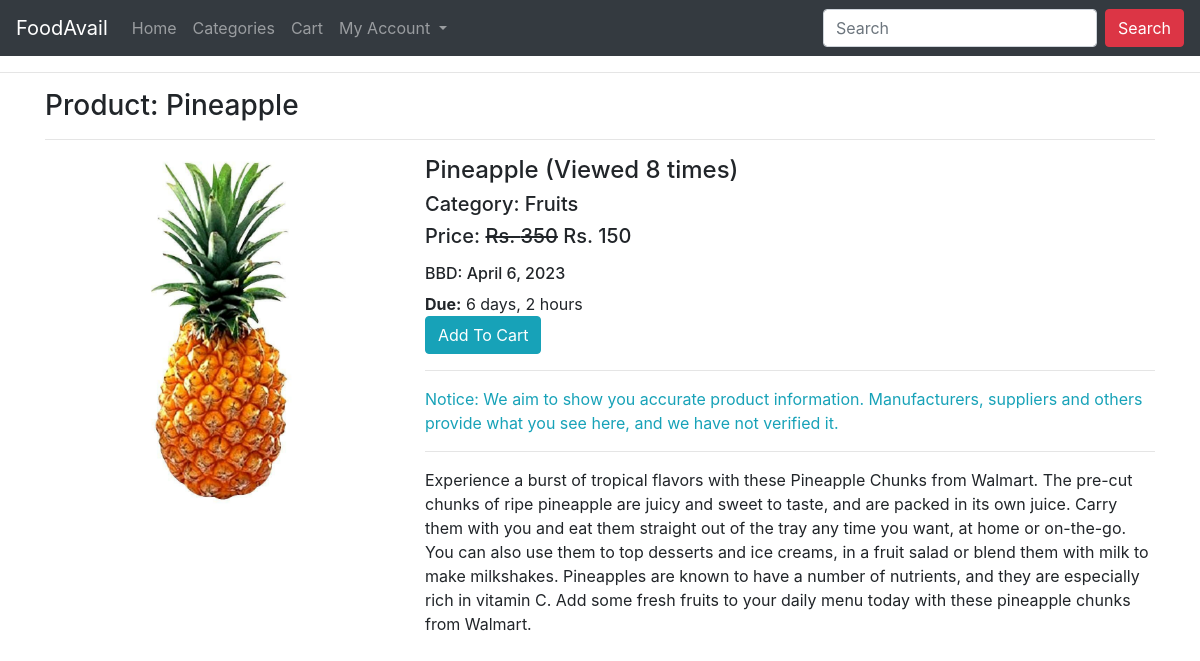
Page /product/pineapple/ on the committed database.
### ecomapp/models.py (models this page shows, shortened)
class Product(models.Model):
    title = models.CharField(max_length=200)
    slug = models.SlugField(unique=True)
    category = models.ForeignKey(Category, on_delete=models.CASCADE)
    image = models.ImageField(upload_to="products")
    exp_date = models.DateField(default=date.today)
    due = models.DateTimeField(auto_now_add=False, auto_now=False, blank=True, null=True)
    cur_date = models.DateTimeField(auto_now_add=False, auto_now=False, blank=True, null=True)
    marked_price = models.PositiveIntegerField()
    selling_price = models.PositiveIntegerField()
    description = models.TextField()
    notice = models.CharField(default="We aim to show you accurate product information. Manufacturers, suppliers and "
                                      "others provide what you see here, and we have not verified it.", max_length=300)
    view_count = models.PositiveIntegerField(default=0)

class Category(models.Model):
    title = models.CharField(max_length=200)
    slug = models.SlugField(unique=True)
    def __str__(self):
        return self.title

### ecomapp/views.py (the view)
# urls.py: path("product/<slug:slug>/", ProductDetailView.as_view(), name="productdetail"),
class ProductDetailView(EcomMixin, TemplateView):
    template_name = "productdetail.html"
    def get_context_data(self, **kwargs):
        context = super().get_context_data(**kwargs)
        url_slug = self.kwargs['slug']
        product = Product.objects.get(slug=url_slug)
        product.view_count += 1
        product.save()
        context['product'] = product
        return context

### ecomapp/views.py (called while the page is built)
    def dispatch(self, request, *args, **kwargs):
        cart_id = request.session.get("cart_id")
        if cart_id:
            cart_obj = Cart.objects.get(id=cart_id)
            if request.user.is_authenticated and request.user.customer:
                cart_obj.customer = request.user.customer
                cart_obj.save()
        return super().dispatch(request, *args, **kwargs)

### templates/productdetail.html (shortened to what this page needs)
{% extends 'base.html' %}
{% block content %}
<div class="container">
    <h3>Product: {{product.title}}</h3><hr>
    <div class="row">
        <div class="col-md-4">
            <img src="{{product.image.url}}" alt="" class="img-fluid">
        </div>
        <div class="col-md-8">
            <h4>{{product.title}} (Viewed {{product.view_count}} times)</h4>
            <h5>Category: {{product.category}}</h5>
            <h5>Price: <strike>Rs. {{product.marked_price}}</strike> Rs. {{product.selling_price}}</h5>
            <p class="mt-3 h6">BBD: {{product.exp_date}}</p>
            <span><b>Due:</b> {{ product.due|timeuntil }}</span><br>
            <a href="{% url 'ecomapp:addtocart' product.id %}" class="btn btn-info">Add To Cart</a>
            <hr>
            <p class="text-info">Notice: {{product.notice}}</p>
            <hr>
            <p>{{product.description}}</p>
        </div>
    </div>
</div>
{% endblock %}

### rows in the picture
Product: title "Pineapple", image (picture), view_count "8", category "Fruits", marked_price "350", selling_price "150", exp_date "April 6, 2023", due "6 days, 2 hours", notice "We aim to show you accurate product information. Manufacturers, suppliers and others provide what you see here, and we have not verified it.", description "Experience a burst of tropical flavors with these Pineapple Chunks from Walmart. The pre-cut chunks of ripe pineapple are juicy and sweet to taste, and are packed in its own juice. Carry them with you and eat them straight out of the tray any time you want, at home or on-the-go. You can also use them to top desserts and ice creams, in a fruit salad or blend them with milk to make milkshakes. Pineapples are known to have a number of nutrients, and they are especially rich in vitamin C. Add some fresh fruits to your daily menu today with these pineapple chunks from Walmart."
